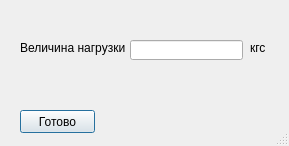
<?xml version="1.0" encoding="UTF-8"?>
<ui version="4.0">
 <class>SetForceDialog</class>
 <widget class="QDialog" name="SetForceDialog">
  <property name="windowModality">
   <enum>Qt::ApplicationModal</enum>
  </property>
  <property name="geometry">
   <rect>
    <x>0</x>
    <y>0</y>
    <width>289</width>
    <height>146</height>
   </rect>
  </property>
  <property name="sizePolicy">
   <sizepolicy hsizetype="Fixed" vsizetype="Fixed">
    <horstretch>0</horstretch>
    <verstretch>0</verstretch>
   </sizepolicy>
  </property>
  <property name="minimumSize">
   <size>
    <width>289</width>
    <height>146</height>
   </size>
  </property>
  <property name="maximumSize">
   <size>
    <width>289</width>
    <height>146</height>
   </size>
  </property>
  <property name="windowTitle">
   <string>Установка величины нагрузки</string>
  </property>
  <property name="windowIcon">
   <iconset resource="AreaPixAnalizer.qrc">
    <normaloff>:/images/qt80x80.png</normaloff>:/images/qt80x80.png</iconset>
  </property>
  <property name="sizeGripEnabled">
   <bool>true</bool>
  </property>
  <property name="modal">
   <bool>true</bool>
  </property>
  <widget class="QLabel" name="label">
   <property name="geometry">
    <rect>
     <x>20</x>
     <y>40</y>
     <width>111</width>
     <height>16</height>
    </rect>
   </property>
   <property name="text">
    <string>Величина нагрузки</string>
   </property>
  </widget>
  <widget class="QLineEdit" name="lineEdit">
   <property name="geometry">
    <rect>
     <x>130</x>
     <y>40</y>
     <width>113</width>
     <height>20</height>
    </rect>
   </property>
  </widget>
  <widget class="QPushButton" name="pushButton">
   <property name="geometry">
    <rect>
     <x>20</x>
     <y>110</y>
     <width>75</width>
     <height>23</height>
    </rect>
   </property>
   <property name="text">
    <string>Готово</string>
   </property>
  </widget>
  <widget class="QLabel" name="label_2">
   <property name="geometry">
    <rect>
     <x>250</x>
     <y>40</y>
     <width>21</width>
     <height>16</height>
    </rect>
   </property>
   <property name="text">
    <string>кгс</string>
   </property>
  </widget>
 </widget>
 <resources>
  <include location="AreaPixAnalizer.qrc"/>
 </resources>
 <connections>
  <connection>
   <sender>pushButton</sender>
   <signal>clicked()</signal>
   <receiver>SetForceDialog</receiver>
   <slot>accept()</slot>
   <hints>
    <hint type="sourcelabel">
     <x>59</x>
     <y>123</y>
    </hint>
    <hint type="destinationlabel">
     <x>89</x>
     <y>248</y>
    </hint>
   </hints>
  </connection>
 </connections>
</ui>
